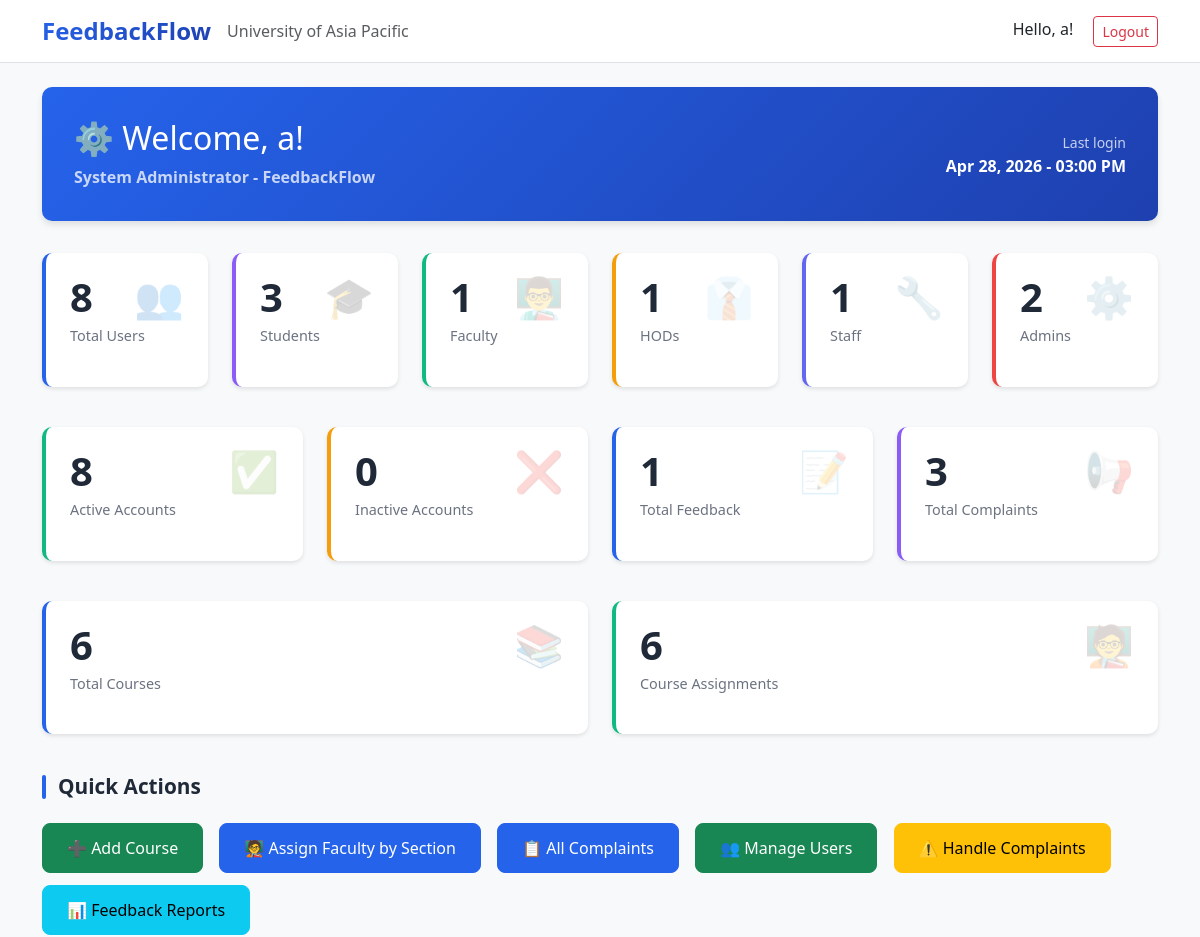
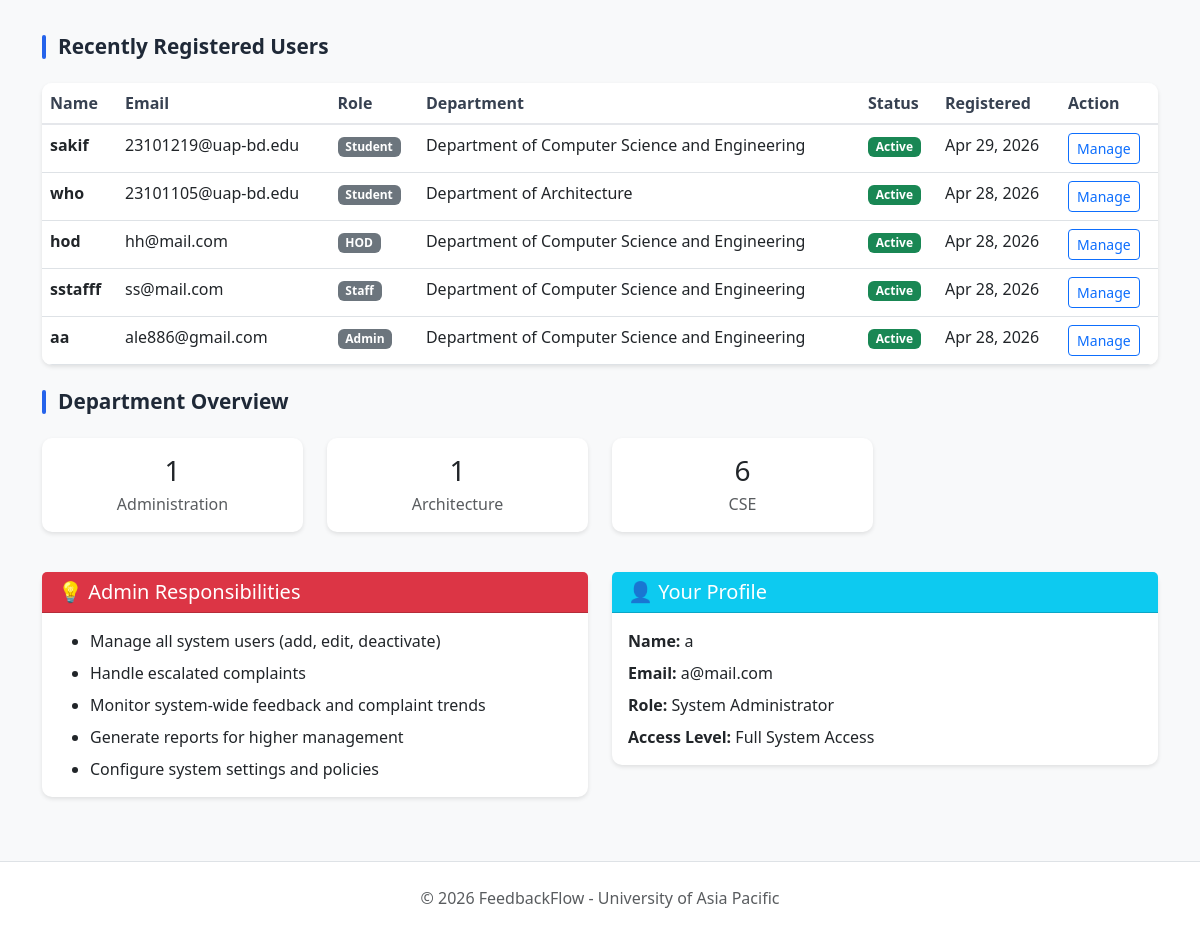
The page /dashboard/admin/ (signed in) on the database its author committed (2 pictures, top to bottom).
### users/models.py (models this page shows, shortened)
class User(AbstractBaseUser, PermissionsMixin):
    ROLE_CHOICES = (
        ('Student', 'Student'),
        ('Faculty', 'Faculty'),
        ('HOD', 'Head of Department'),
        ('Staff', 'Staff'),
        ('Admin', 'Administrator'),
    )
    DEPARTMENT_CHOICES = (
        ('DBA', 'Department of Business Administration'),
        ('CSE', 'Department of Computer Science and Engineering'),
        ('CE', 'Department of Civil Engineering'),
        ('EEE', 'Department of Electrical and Electronic Engineering'),
        ('Pharmacy', 'Department of Pharmacy'),
        ('Law', 'Department of Law and Human Rights'),
        ('English', 'Department of English'),
        ('Architecture', 'Department of Architecture'),
    )
    email = models.EmailField(unique=True, max_length=255)
    full_name = models.CharField(max_length=150)
    role = models.CharField(max_length=20, choices=ROLE_CHOICES)
    department = models.CharField(max_length=100, choices=DEPARTMENT_CHOICES, null=True, blank=True)
    student_id = models.CharField(max_length=50, unique=True, null=True, blank=True)
    is_active = models.BooleanField(default=True)
    is_staff = models.BooleanField(default=False)
    created_at = models.DateTimeField(auto_now_add=True)
    updated_at = models.DateTimeField(auto_now=True)
    USERNAME_FIELD = 'email'
    REQUIRED_FIELDS = ['full_name']
    objects = UserManager()
    class Meta:
        verbose_name = 'User'
        verbose_name_plural = 'Users'
        ordering = ['-created_at']
    def get_short_name(self):
        return self.full_name.split()[0] if self.full_name else self.email

### users/views.py (the view)
# urls.py: path('dashboard/admin/', views.admin_dashboard, name='admin_dashboard'),
@login_required
def admin_dashboard(request):
    if request.user.role != 'Admin':
        messages.error(request, 'Access denied. Admin only.')
        return redirect('login')
    user_stats = User.objects.values('role').annotate(count=Count('id'))
    role_counts = {stat['role']: stat['count'] for stat in user_stats}
    total_feedback = Feedback.objects.count()
    total_complaints = Complaint.objects.count()
    pending_complaints = Complaint.objects.filter(status='Pending').count()
    context = {
        'page_title': 'Admin Dashboard',
        'user': request.user,
        'total_users': User.objects.count(),
        'total_courses': Course.objects.count(),
        'total_assignments': CourseAssignment.objects.count(),
        'student_count': role_counts.get('Student', 0),
        'faculty_count': role_counts.get('Faculty', 0),
        'hod_count': role_counts.get('HOD', 0),
        'staff_count': role_counts.get('Staff', 0),
        'admin_count': role_counts.get('Admin', 0),
        'active_users': User.objects.filter(is_active=True).count(),
        'inactive_users': User.objects.filter(is_active=False).count(),
        'department_stats': User.objects.filter(department__isnull=False)
            .values('department').annotate(count=Count('id')),
        'total_feedback': total_feedback,
        'total_complaints': total_complaints,
        'pending_complaints': pending_complaints,
        'recent_users': User.objects.order_by('-created_at')[:5],
    }
    return render(request, 'users/admin_dashboard.html', context)

### users/templates/users/admin_dashboard.html (shortened to what this page needs)
{% extends 'users/dashboard_base.html' %}
{% block content %}
<div class="container mt-4">
    <div class="dashboard-header">
        <div class="row align-items-center">
            <div class="col-md-8">
                <h1>⚙️ Welcome, {{ user.full_name }}!</h1>
                <p class="mb-0 opacity-75">
                    <strong>System Administrator - FeedbackFlow</strong>
                </p>
            </div>
            <div class="col-md-4 text-end">
                <div class="text-white">
                    <small class="opacity-75">Last login</small><br>
                    <strong>{{ user.last_login|date:"M d, Y - h:i A"|default:"First time login" }}</strong>
                </div>
            </div>
        </div>
    </div>
    <div class="row mb-4">
        <div class="col-lg-2 col-md-4 col-sm-6 mb-3">
            <div class="stat-card blue">
                <span class="stat-icon">👥</span>
                <h2 class="stat-number">{{ total_users }}</h2>
                <p class="stat-label">Total Users</p>
            </div>
        </div>
        <div class="col-lg-2 col-md-4 col-sm-6 mb-3">
            <div class="stat-card purple">
                <span class="stat-icon">🎓</span>
                <h2 class="stat-number">{{ student_count }}</h2>
                <p class="stat-label">Students</p>
            </div>
        </div>
        <div class="col-lg-2 col-md-4 col-sm-6 mb-3">
            <div class="stat-card green">
                <span class="stat-icon">👨‍🏫</span>
                <h2 class="stat-number">{{ faculty_count }}</h2>
                <p class="stat-label">Faculty</p>
            </div>
        </div>
        <div class="col-lg-2 col-md-4 col-sm-6 mb-3">
            <div class="stat-card yellow">
                <span class="stat-icon">👔</span>
                <h2 class="stat-number">{{ hod_count }}</h2>
                <p class="stat-label">HODs</p>
            </div>
        </div>
        <div class="col-lg-2 col-md-4 col-sm-6 mb-3">
            <div class="stat-card indigo">
                <span class="stat-icon">🔧</span>
                <h2 class="stat-number">{{ staff_count }}</h2>
                <p class="stat-label">Staff</p>
            </div>
        </div>
        <div class="col-lg-2 col-md-4 col-sm-6 mb-3">
            <div class="stat-card red">
                <span class="stat-icon">⚙️</span>
                <h2 class="stat-number">{{ admin_count }}</h2>
                <p class="stat-label">Admins</p>
            </div>
        </div>
    </div>
    <div class="row mb-4">
        <div class="col-lg-3 col-md-6 mb-3">
            <div class="stat-card green">
                <span class="stat-icon">✅</span>
                <h2 class="stat-number">{{ active_users }}</h2>
                <p class="stat-label">Active Accounts</p>
            </div>
        </div>
        <div class="col-lg-3 col-md-6 mb-3">
            <div class="stat-card yellow">
                <span class="stat-icon">❌</span>
                <h2 class="stat-number">{{ inactive_users }}</h2>
                <p class="stat-label">Inactive Accounts</p>
            </div>
        </div>
        <div class="col-lg-3 col-md-6 mb-3">
            <div class="stat-card blue">
                <span class="stat-icon">📝</span>
                <h2 class="stat-number">{{ total_feedback }}</h2>
                <p class="stat-label">Total Feedback</p>
            </div>
        </div>
        <div class="col-lg-3 col-md-6 mb-3">
            <div class="stat-card purple">
                <span class="stat-icon">📢</span>
                <h2 class="stat-number">{{ total_complaints }}</h2>
                <p class="stat-label">Total Complaints</p>
            </div>
        </div>
    </div>
    <div class="row mb-4">
        <div class="col-lg-6 col-md-6 mb-3">
            <div class="stat-card blue">
                <span class="stat-icon">📚</span>
                <h2 class="stat-number">{{ total_courses }}</h2>
                <p class="stat-label">Total Courses</p>
            </div>
        </div>
        <div class="col-lg-6 col-md-6 mb-3">
            <div class="stat-card green">
                <span class="stat-icon">🧑‍🏫</span>
                <h2 class="stat-number">{{ total_assignments }}</h2>
                <p class="stat-label">Course Assignments</p>
            </div>
        </div>
    </div>
    <div class="row mb-4">
        <div class="col-12">
            <h3 class="section-title">Quick Actions</h3>
            <div>
                <a href="{% url 'admin_course_add' %}" class="btn btn-success quick-action-btn">
                    ➕ Add Course
                </a>
                <a href="{% url 'admin_assignments' %}" class="btn btn-primary quick-action-btn">
                    🧑‍🏫 Assign Faculty by Section
                </a>
                <a href="{% url 'admin_complaints_list' %}" class="btn btn-primary quick-action-btn">
                    📋 All Complaints
                </a>
                <a href="{% url 'admin_user_list' %}" class="btn btn-success quick-action-btn">
                    👥 Manage Users
                </a>
                <a href="{% url 'admin_complaints_list' %}" class="btn btn-warning quick-action-btn">
                    ⚠️ Handle Complaints
                </a>
                <a href="{% url 'feedback_reports' %}" class="btn btn-info quick-action-btn">
                    📊 Feedback Reports
                </a>
            </div>
        </div>
    </div>
    <div class="row mb-4">
        <div class="col-12">
            <h3 class="section-title">Recently Registered Users</h3>
            <div class="modern-table">
                <table class="table table-hover mb-0">
                    <thead>
                    <tr>
                        <th>Name</th>
                        <th>Email</th>
                        <th>Role</th>
                        <th>Department</th>
                        <th>Status</th>
                        <th>Registered</th>
                        <th>Action</th>
                    </tr>
                    </thead>
                    <tbody>
                    {% for recent_user in recent_users %}
                    <tr>
                        <td><strong>{{ recent_user.full_name }}</strong></td>
                        <td>{{ recent_user.email }}</td>
                        <td>
                            <span class="badge bg-secondary">{{ recent_user.role }}</span>
                        </td>
                        <td>{{ recent_user.get_department_display|default:"-" }}</td>
                        <td>
                            {% if recent_user.is_active %}
                            <span class="badge bg-success">Active</span>
                            {% else %}
                            <span class="badge bg-danger">Inactive</span>
                            {% endif %}
                        </td>
                        <td>{{ recent_user.created_at|date:"M d, Y" }}</td>
                        <td>
                            <a href="{% url 'admin_user_edit' recent_user.id %}" class="btn btn-sm btn-outline-primary">Manage</a>
                        </td>
                    </tr>
                    {% empty %}
                    <tr>
                        <td colspan="7" class="text-center text-muted">No users registered yet</td>
                    </tr>
                    {% endfor %}
                    </tbody>
                </table>
            </div>
        </div>
    </div>
    <div class="row mb-4">
        <div class="col-12">
            <h3 class="section-title">Department Overview</h3>
            <div class="row">
                {% for dept_stat in department_stats %}
                <div class="col-md-3 mb-3">
                    <div class="card info-card">
                        <div class="card-body text-center">
                            <h3 class="mb-1">{{ dept_stat.count }}</h3>
                            <p class="text-muted mb-0">{{ dept_stat.department }}</p>
                        </div>
                    </div>
                </div>
                {% empty %}
                <div class="col-12">
                    <div class="alert alert-info">
                        No department statistics available yet
                    </div>
                </div>
                {% endfor %}
            </div>
        </div>
    </div>
    <div class="row">
        <div class="col-md-6 mb-3">
            <div class="card info-card border-danger">
                <div class="card-header bg-danger text-white">
                    <h5 class="mb-0">💡 Admin Responsibilities</h5>
                </div>
                <div class="card-body">
                    <ul class="mb-0">
                        <li class="mb-2">Manage all system users (add, edit, deactivate)</li>
                        <li class="mb-2">Handle escalated complaints</li>
                        <li class="mb-2">Monitor system-wide feedback and complaint trends</li>
                        <li class="mb-2">Generate reports for higher management</li>
                        <li class="mb-0">Configure system settings and policies</li>
                    </ul>
                </div>
            </div>
        </div>
        <div class="col-md-6 mb-3">
            <div class="card info-card border-info">
                <div class="card-header bg-info text-white">
                    <h5 class="mb-0">👤 Your Profile</h5>
                </div>
                <div class="card-body">
                    <p class="mb-2"><strong>Name:</strong> {{ user.full_name }}</p>
                    <p class="mb-2"><strong>Email:</strong> {{ user.email }}</p>
                    <p class="mb-2"><strong>Role:</strong> System Administrator</p>
                    <p class="mb-0"><strong>Access Level:</strong> Full System Access</p>
                </div>
            </div>
        </div>
    </div>
</div>
{% endblock %}

### users/templates/users/base.html (shortened to what this page needs)
<!DOCTYPE html>
<html lang="en">
<head>
    <link href="https://cdn.jsdelivr.net/npm/bootstrap@5.3.0/dist/css/bootstrap.min.css" rel="stylesheet">
</head>
<body>
    <nav class="navbar navbar-expand-lg navbar-light bg-white border-bottom">
        <div class="container">
            <a class="navbar-brand" href="/">FeedbackFlow</a>
            <span class="text-muted">University of Asia Pacific</span>
            {% if user.is_authenticated %}
            <div class="ms-auto">
                <span class="me-3">Hello, {{ user.get_short_name }}!</span>
                <a href="{% url 'logout' %}" class="btn btn-outline-danger btn-sm">Logout</a>
            </div>
            {% endif %}
        </div>
    </nav>
    <main>
        {% block content %}{% endblock %}
    </main>
    <footer class="text-center text-muted py-4 mt-5 bg-white border-top">
        <p class="mb-0">&copy; 2026 FeedbackFlow - University of Asia Pacific</p>
    </footer>
</body>
</html>

### users/templates/users/base.html (style rules this page uses)
body { background-color: #f8f9fa; font-family: 'Segoe UI', Tahoma, Geneva, Verdana, sans-serif; min-height: 100vh; display: flex; flex-direction: column; }
.navbar-brand { font-weight: bold; font-size: 1.5rem; background: linear-gradient(135deg, #2563eb, #1e40af); -webkit-background-clip: text; -webkit-text-fill-color: transparent; }
.btn-primary { background-color: #2563eb; border-color: #2563eb; }
main { flex: 1; }
footer { margin-top: auto; }

### users/templates/users/dashboard_base.html (style rules this page uses)
.dashboard-header { background: linear-gradient(135deg, #2563eb 0%, #1e40af 100%); color: white; padding: 2rem; border-radius: 10px; margin-bottom: 2rem; box-shadow: 0 4px 6px rgba(0,0,0,0.1); }
.dashboard-header h1 { font-size: 2rem; margin-bottom: 0.5rem; }
.stat-card { background: white; border-radius: 10px; padding: 1.5rem; box-shadow: 0 2px 4px rgba(0,0,0,0.1); transition: all 0.3s ease; border-left: 4px solid #2563eb; height: 100%; }
.stat-card.blue { border-left-color: #2563eb; }
.stat-card.green { border-left-color: #10b981; }
.stat-card.yellow { border-left-color: #f59e0b; }
.stat-card.red { border-left-color: #ef4444; }
.stat-card.purple { border-left-color: #8b5cf6; }
.stat-card.indigo { border-left-color: #6366f1; }
.stat-number { font-size: 2.5rem; font-weight: bold; color: #1f2937; margin: 0; line-height: 1; }
.stat-label { color: #6b7280; font-size: 0.9rem; margin-top: 0.5rem; font-weight: 500; }
.stat-icon { font-size: 2.5rem; opacity: 0.2; float: right; line-height: 1; }
.quick-action-btn { padding: 0.75rem 1.5rem; font-size: 1rem; border-radius: 8px; margin-right: 0.75rem; margin-bottom: 0.75rem; transition: all 0.2s; }
.section-title { font-size: 1.3rem; font-weight: 600; margin-bottom: 1.5rem; color: #1f2937; display: flex; align-items: center; }
.section-title::before { content: ''; width: 4px; height: 24px; background: #2563eb; margin-right: 0.75rem; border-radius: 2px; }
.info-card { border-radius: 10px; border: none; box-shadow: 0 2px 4px rgba(0,0,0,0.1); transition: all 0.3s; }
.modern-table { background: white; border-radius: 10px; overflow: hidden; box-shadow: 0 2px 4px rgba(0,0,0,0.1); }
.modern-table thead { background-color: #f9fafb; }
.modern-table th { font-weight: 600; color: #374151; border-bottom: 2px solid #e5e7eb; }
.modern-table tbody tr { transition: background-color 0.2s; }

### rows shown on the page
User: get_short_name "a", full_name "a", last_login "Apr 28, 2026 - 03:00 PM", email "a@mail.com"
User: full_name "sakif", email "23101219@uap-bd.edu", role "Student", department "Department of Computer Science and Engineering", is_active "Active", created_at "Apr 29, 2026"
User: full_name "who", email "23101105@uap-bd.edu", role "Student", department "Department of Architecture", is_active "Active", created_at "Apr 28, 2026"
User: full_name "hod", email "hh@mail.com", role "HOD", department "Department of Computer Science and Engineering", is_active "Active", created_at "Apr 28, 2026"
User: full_name "sstafff", email "ss@mail.com", role "Staff", department "Department of Computer Science and Engineering", is_active "Active", created_at "Apr 28, 2026"
User: full_name "aa", email "ale886@gmail.com", role "Admin", department "Department of Computer Science and Engineering", is_active "Active", created_at "Apr 28, 2026"

### other values the page prints
{{ total_users }} "8"
{{ student_count }} "3"
{{ faculty_count }} "1"
{{ hod_count }} "1"
{{ staff_count }} "1"
{{ admin_count }} "2"
{{ active_users }} "8"
{{ inactive_users }} "0"
{{ total_feedback }} "1"
{{ total_complaints }} "3"
{{ total_courses }} "6"
{{ total_assignments }} "6"
{{ dept_stat.count }} "1" "1" "6"
{{ dept_stat.department }} "Administration" "Architecture" "CSE"
